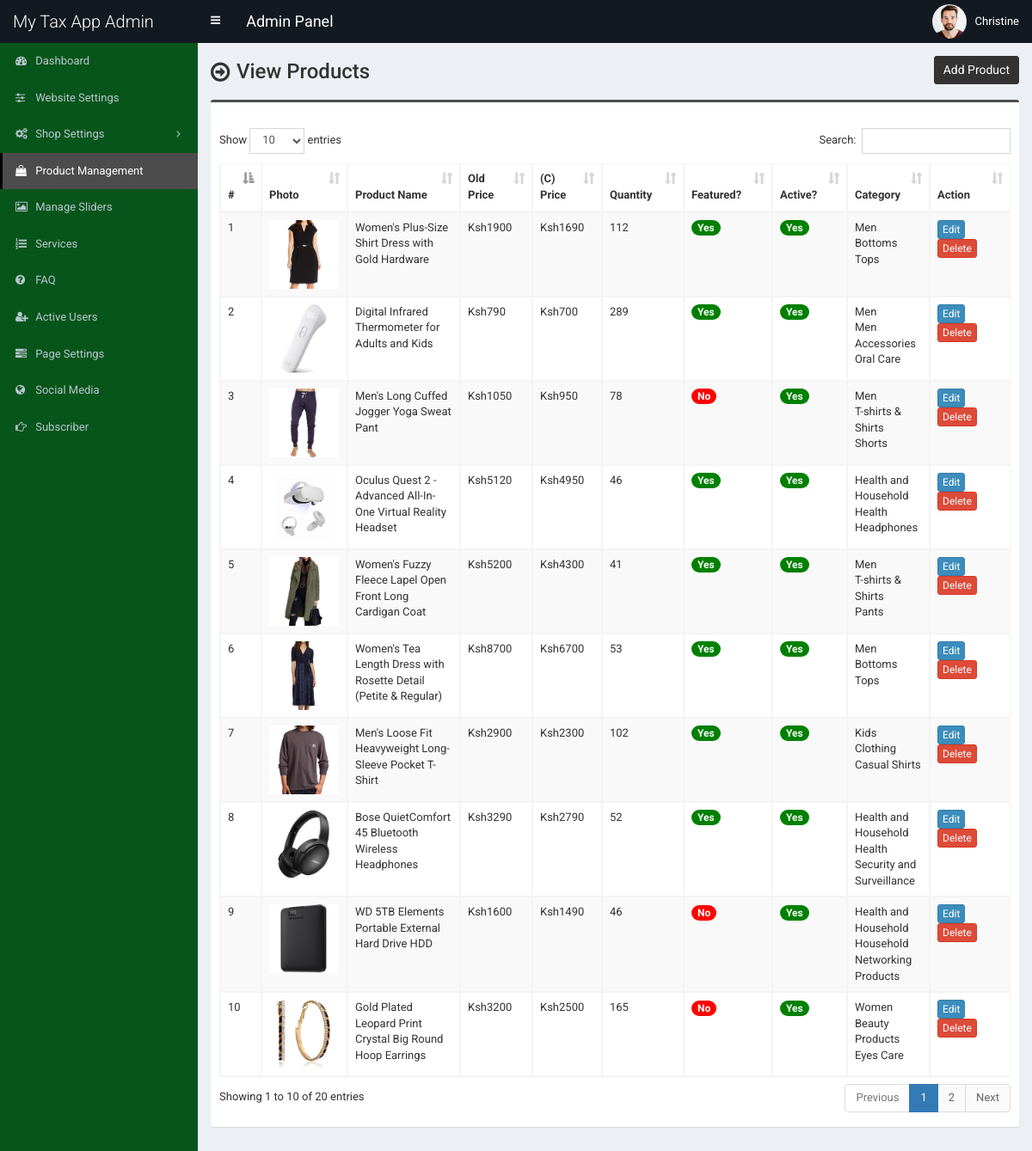
Screenshot of /admin/product.php (signed in) with the database file from the repository.
### tables this page shows
CREATE TABLE `tbl_product` (
  `p_id` int(11) NOT NULL,
  `p_name` varchar(255) NOT NULL,
  `p_old_price` varchar(10) NOT NULL,
  `p_current_price` varchar(10) NOT NULL,
  `p_qty` int(10) NOT NULL,
  `p_featured_photo` varchar(255) NOT NULL,
  `p_description` text NOT NULL,
  `p_short_description` text NOT NULL,
  `p_feature` text NOT NULL,
  `p_condition` text NOT NULL,
  `p_return_policy` text NOT NULL,
  `p_total_view` int(11) NOT NULL,
  `p_is_featured` int(1) NOT NULL,
  `p_is_active` int(1) NOT NULL,
  `ecat_id` int(11) NOT NULL
);

CREATE TABLE `tbl_top_category` (
  `tcat_id` int(11) NOT NULL,
  `tcat_name` varchar(255) NOT NULL,
  `show_on_menu` int(1) NOT NULL
);

CREATE TABLE `tbl_mid_category` (
  `mcat_id` int(11) NOT NULL,
  `mcat_name` varchar(255) NOT NULL,
  `tcat_id` int(11) NOT NULL
);

CREATE TABLE `tbl_end_category` (
  `ecat_id` int(11) NOT NULL,
  `ecat_name` varchar(255) NOT NULL,
  `mcat_id` int(11) NOT NULL
);

### admin/product.php (the view, shortened to what this page needs)
<?php require_once('header.php'); ?>
<section class="content-header">
	<div class="content-header-left">
		<h1>View Products</h1>
	</div>
	<div class="content-header-right">
		<a href="product-add.php" class="btn btn-primary btn-sm">Add Product</a>
	</div>
</section>
<section class="content">
	<div class="row">
		<div class="col-md-12">
			<div class="box box-info">
				<div class="box-body table-responsive">
					<table id="example1" class="table table-bordered table-hover table-striped">
					<thead class="thead-dark">
							<tr>
								<th width="10">#</th>
								<th>Photo</th>
								<th width="160">Product Name</th>
								<th width="60">Old Price</th>
								<th width="60">(C) Price</th>
								<th width="60">Quantity</th>
								<th>Featured?</th>
								<th>Active?</th>
								<th>Category</th>
								<th width="80">Action</th>
							</tr>
						</thead>
						<tbody>
							<?php
							$i=0;
							$statement = $pdo->prepare("SELECT
														t1.p_id,
														t1.p_name,
														t1.p_old_price,
														t1.p_current_price,
														t1.p_qty,
														t1.p_featured_photo,
														t1.p_is_featured,
														t1.p_is_active,
														t1.ecat_id,
														t2.ecat_id,
														t2.ecat_name,
														t3.mcat_id,
														t3.mcat_name,
														t4.tcat_id,
														t4.tcat_name
							                           	FROM tbl_product t1
							                           	JOIN tbl_end_category t2
							                           	ON t1.ecat_id = t2.ecat_id
							                           	JOIN tbl_mid_category t3
							                           	ON t2.mcat_id = t3.mcat_id
							                           	JOIN tbl_top_category t4
							                           	ON t3.tcat_id = t4.tcat_id
							                           	ORDER BY t1.p_id DESC
							                           	");
							$statement->execute();
							$result = $statement->fetchAll(PDO::FETCH_ASSOC);
							foreach ($result as $row) {
								$i++;
								?>
								<tr>
									<td><?php echo $i; ?></td>
									<td style="width:82px;"><img src="../assets/uploads/<?php echo $row['p_featured_photo']; ?>" alt="<?php echo $row['p_name']; ?>" style="width:80px;"></td>
									<td><?php echo $row['p_name']; ?></td>
									<td>Ksh<?php echo $row['p_old_price']; ?></td>
									<td>Ksh<?php echo $row['p_current_price']; ?></td>
									<td><?php echo $row['p_qty']; ?></td>
									<td>
										<?php if($row['p_is_featured'] == 1) {echo '<span class="badge badge-success" style="background-color:green;">Yes</span>';} else {echo '<span class="badge badge-success" style="background-color:red;">No</span>';} ?>
									</td>
									<td>
										<?php if($row['p_is_active'] == 1) {echo '<span class="badge badge-success" style="background-color:green;">Yes</span>';} else {echo '<span class="badge badge-danger" style="background-color:red;">No</span>';} ?>
									</td>
									<td><?php echo $row['tcat_name']; ?><br><?php echo $row['mcat_name']; ?><br><?php echo $row['ecat_name']; ?></td>
									<td>
										<a href="product-edit.php?id=<?php echo $row['p_id']; ?>" class="btn btn-primary btn-xs">Edit</a>
										<a href="#" class="btn btn-danger btn-xs" data-href="product-delete.php?id=<?php echo $row['p_id']; ?>" data-toggle="modal" data-target="#confirm-delete">Delete</a>
									</td>
								</tr>
								<?php
							}
							?>
						</tbody>
					</table>
				</div>
			</div>
		</div>
	</div>
</section>
<?php require_once('footer.php'); ?>

### admin/style.css (style rules this page uses)
body { font-size: 13px; font-family: "Roboto", sans-serif; }
.content-header > h1, .content-header .content-header-left h1 { font-family: "Roboto", sans-serif; }
.box-info { padding-top: 20px; }
.content-header { overflow: hidden; }
.content-header .content-header-left { float: left; padding-top: 5px; }
.content-header .content-header-right { float: right; }
.content-header .content-header-left h1 { margin-top: 0; margin-bottom: 0; padding-left: 30px; padding-bottom: 5px; font-size: 24px; position: relative; }
.content-header .content-header-left h1:before { position: absolute; top: 0; left: 0; font-family: "FontAwesome", sans-serif; font-size: 26px; content: "\f18e"; }
.content-header .content-header-right a { position: relative; font-size: 14px; }
.box.box-info { border-top-color: #4c4c4c; }
.content-header .content-header-right a { background-color: #333333; border-color: #333333; }

### rows the page displays
tbl_product: p_featured_photo (picture), p_name "Women's Plus-Size Shirt Dress with Gold Hardware", p_old_price "1900", p_current_price "1690", p_qty "112", p_is_featured "Yes", p_is_active "Yes", tbl_top_category.tcat_name "Men", tbl_mid_category.mcat_name "Bottoms", ecat.ecat_name "Tops"
tbl_product: p_featured_photo (picture), p_name "Digital Infrared Thermometer for Adults and Kids", p_old_price "790", p_current_price "700", p_qty "289", p_is_featured "Yes", p_is_active "Yes", tbl_top_category.tcat_name "Men", tbl_mid_category.mcat_name "Men Accessories", ecat.ecat_name "Oral Care"
tbl_product: p_featured_photo (picture), p_name "Men's Long Cuffed Jogger Yoga Sweat Pant", p_old_price "1050", p_current_price "950", p_qty "78", p_is_featured "No", p_is_active "Yes", tbl_top_category.tcat_name "Men", tbl_mid_category.mcat_name "T-shirts & Shirts", ecat.ecat_name "Shorts"
tbl_product: p_featured_photo (picture), p_name "Oculus Quest 2 - Advanced All-In-One Virtual Reality Headset", p_old_price "5120", p_current_price "4950", p_qty "46", p_is_featured "Yes", p_is_active "Yes", tbl_top_category.tcat_name "Health and Household", tbl_mid_category.mcat_name "Health", ecat.ecat_name "Headphones"
tbl_product: p_featured_photo (picture), p_name "Women's Fuzzy Fleece Lapel Open Front Long Cardigan Coat", p_old_price "5200", p_current_price "4300", p_qty "41", p_is_featured "Yes", p_is_active "Yes", tbl_top_category.tcat_name "Men", tbl_mid_category.mcat_name "T-shirts & Shirts", ecat.ecat_name "Pants"
tbl_product: p_featured_photo (picture), p_name "Women's Tea Length Dress with Rosette Detail (Petite & Regular)", p_old_price "8700", p_current_price "6700", p_qty "53", p_is_featured "Yes", p_is_active "Yes", tbl_top_category.tcat_name "Men", tbl_mid_category.mcat_name "Bottoms", ecat.ecat_name "Tops"
tbl_product: p_featured_photo (picture), p_name "Men's Loose Fit Heavyweight Long-Sleeve Pocket T-Shirt", p_old_price "2900", p_current_price "2300", p_qty "102", p_is_featured "Yes", p_is_active "Yes", tbl_top_category.tcat_name "Kids", tbl_mid_category.mcat_name "Clothing", ecat.ecat_name "Casual Shirts"
tbl_product: p_featured_photo (picture), p_name "Bose QuietComfort 45 Bluetooth Wireless Headphones", p_old_price "3290", p_current_price "2790", p_qty "52", p_is_featured "Yes", p_is_active "Yes", tbl_top_category.tcat_name "Health and Household", tbl_mid_category.mcat_name "Health", ecat.ecat_name "Security and Surveillance"
tbl_product: p_featured_photo (picture), p_name "WD 5TB Elements Portable External Hard Drive HDD", p_old_price "1600", p_current_price "1490", p_qty "46", p_is_featured "No", p_is_active "Yes", tbl_top_category.tcat_name "Health and Household", tbl_mid_category.mcat_name "Household", ecat.ecat_name "Networking Products"
tbl_product: p_featured_photo (picture), p_name "Gold Plated Leopard Print Crystal Big Round Hoop Earrings", p_old_price "3200", p_current_price "2500", p_qty "165", p_is_featured "No", p_is_active "Yes", tbl_top_category.tcat_name "Women", tbl_mid_category.mcat_name "Beauty Products", ecat.ecat_name "Eyes Care"

### other values shown
$_SESSION['user']['full_name'] "Christine"
